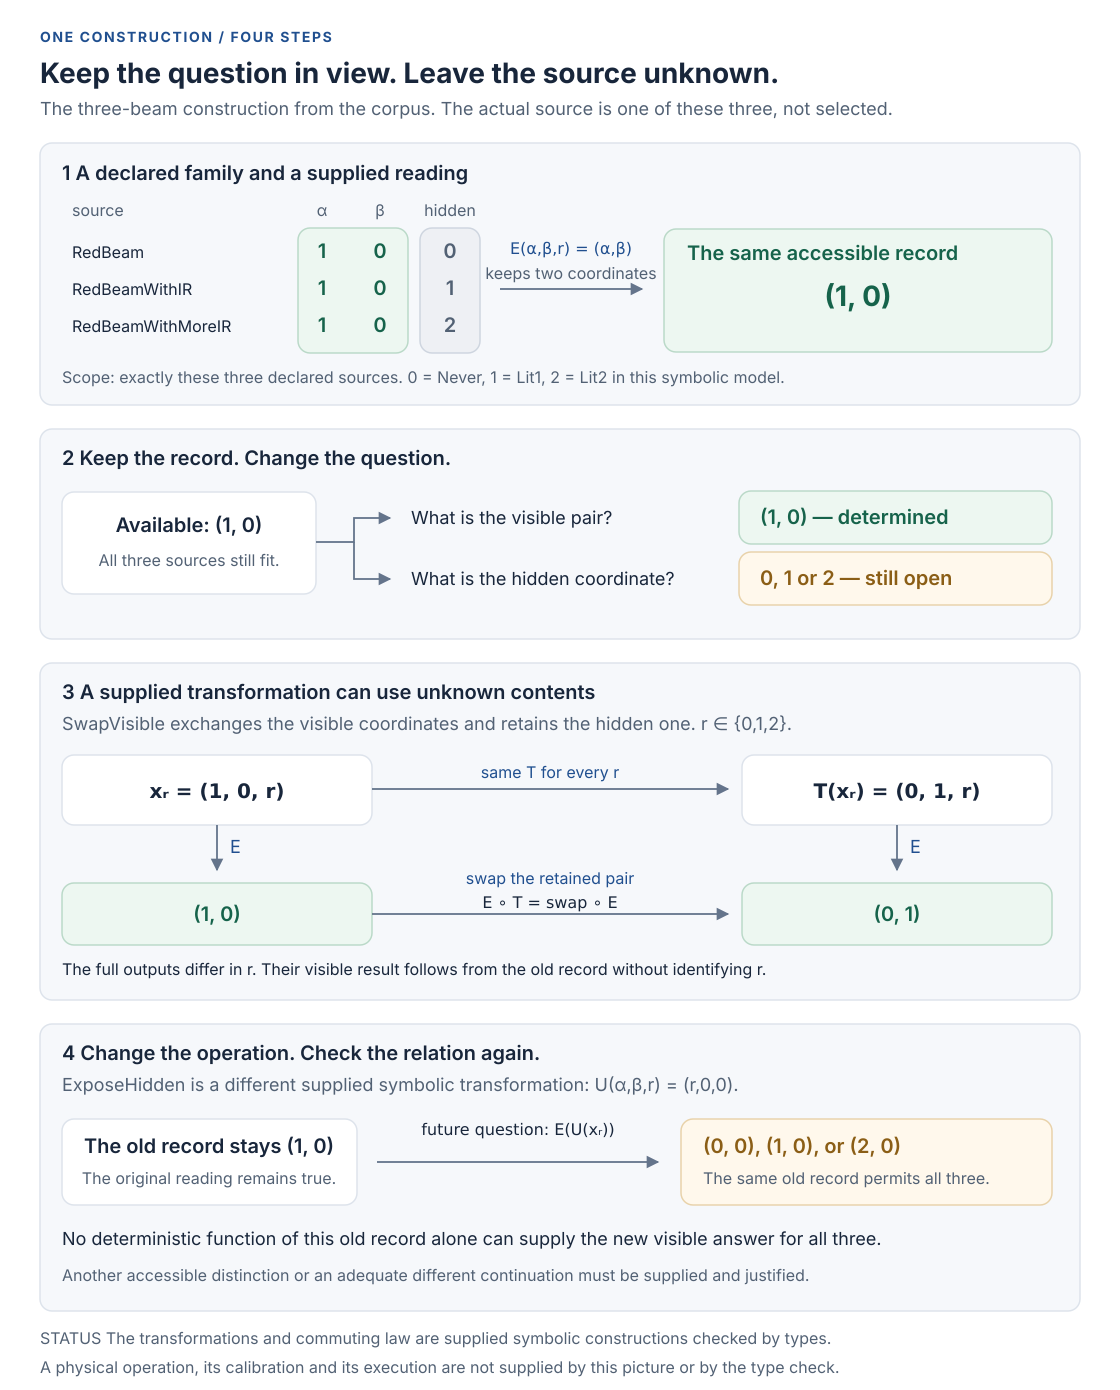

Recreate this plot in Python.
#!/usr/bin/env python3
"""Four views of the declared three-beam construction; see beam-study-sources.md."""
from pathlib import Path
from render import Figure

f=Figure('One declared construction: a visible answer, an unknown source and a changing operation', 'Three symbolic beams have coordinates (1,0,0), (1,0,1), (1,0,2). The supplied reading E keeps the first two coordinates. All three yield (1,0); the hidden coordinate is not determined. SwapVisible exchanges the first two and retains the third. Its visible result follows by swapping the retained pair. ExposeHidden instead puts the hidden coordinate first, producing distinct visible results from the same old image. This is a symbolic model with checked type relations, not a physical experiment.', 1390)
f.text(40,42,'ONE CONSTRUCTION / FOUR STEPS','eyebrow blue')
f.text(40,83,'Keep the question in view. Leave the source unknown.','heading')
f.text(40,115,'The three-beam construction from the corpus. The actual source is one of these three, not selected.','body muted')

f.rect(40,143,1040,262)
f.text(62,180,'1   A declared family and a supplied reading','label')
f.text(72,216,'source','small muted')
f.text(322,216,'α','small muted',text_anchor='middle')
f.text(380,216,'β','small muted',text_anchor='middle')
f.text(450,216,'hidden','small muted',text_anchor='middle')
f.rect(298,228,110,125,'#edf7f1','#bad9c8')
f.rect(420,228,60,125,'#eef0f4','#ced5df')
for i,(name,r) in enumerate([('RedBeam',0),('RedBeamWithIR',1),('RedBeamWithMoreIR',2)]):
    y=258+i*37
    f.text(72,y,name,'small')
    f.text(322,y,'1','label green',text_anchor='middle')
    f.text(380,y,'0','label green',text_anchor='middle')
    f.text(450,y,str(r),'label muted',text_anchor='middle')
f.path('M500 289H642')
f.text(571,254,'E(α,β,r) = (α,β)','small math blue',text_anchor='middle')
f.text(571,279,'keeps two coordinates','small muted',text_anchor='middle')
f.rect(664,229,388,123,'#edf7f1','#bad9c8')
f.text(687,260,'The same accessible record','label green')
f.text(858,306,'(1, 0)','heading green',text_anchor='middle')
f.text(62,383,'Scope: exactly these three declared sources. 0 = Never, 1 = Lit1, 2 = Lit2 in this symbolic model.','small muted')

f.rect(40,429,1040,210)
f.text(62,465,'2   Keep the record. Change the question.','label')
f.rect(62,492,254,102,'#ffffff')
f.text(189,532,'Available: (1, 0)','label',text_anchor='middle')
f.text(189,566,'All three sources still fit.','small muted',text_anchor='middle')
f.path('M316 542H354V518H390')
f.path('M354 542V579H390')
f.text(411,524,'What is the visible pair?','body')
f.text(411,585,'What is the hidden coordinate?','body')
f.rect(739,491,313,53,'#edf7f1','#bad9c8')
f.text(760,524,'(1, 0) — determined','label green')
f.rect(739,552,313,53,'#fff8ec','#e8d2aa')
f.text(760,585,'0, 1 or 2 — still open','label amber')

f.rect(40,663,1040,337)
f.text(62,699,'3   A supplied transformation can use unknown contents','label')
f.text(62,730,'SwapVisible exchanges the visible coordinates and retains the hidden one.  r ∈ {0,1,2}.','body muted')
f.rect(62,755,310,70,'#ffffff')
f.text(217,798,'xᵣ = (1, 0, r)','label math',text_anchor='middle')
f.rect(742,755,310,70,'#ffffff')
f.text(897,798,'T(xᵣ) = (0, 1, r)','label math',text_anchor='middle')
f.path('M372 789H728')
f.text(550,778,'same T for every r','small blue',text_anchor='middle')
f.path('M217 825V870')
f.text(230,853,'E','body blue')
f.path('M897 825V870')
f.text(910,853,'E','body blue')
f.rect(62,883,310,62,'#edf7f1','#bad9c8')
f.text(217,921,'(1, 0)','label green',text_anchor='middle')
f.rect(742,883,310,62,'#edf7f1','#bad9c8')
f.text(897,921,'(0, 1)','label green',text_anchor='middle')
f.path('M372 914H728')
f.text(550,884,'swap the retained pair','small blue',text_anchor='middle')
f.text(550,908,'E ∘ T = swap ∘ E','small math',text_anchor='middle')
f.text(62,975,'The full outputs differ in r. Their visible result follows from the old record without identifying r.','small')

f.rect(40,1024,1040,287)
f.text(62,1060,'4   Change the operation. Check the relation again.','label')
f.text(62,1091,'ExposeHidden is a different supplied symbolic transformation: U(α,β,r) = (r,0,0).','body muted')
f.rect(62,1119,295,86,'#ffffff')
f.text(209,1153,'The old record stays (1, 0)','label',text_anchor='middle')
f.text(209,1184,'The original reading remains true.','small muted',text_anchor='middle')
f.path('M377 1162H658')
f.text(518,1135,'future question: E(U(xᵣ))','small math',text_anchor='middle')
f.rect(681,1119,371,86,'#fff8ec','#e8d2aa')
f.text(703,1153,'(0, 0), (1, 0), or (2, 0)','label amber')
f.text(703,1184,'The same old record permits all three.','small muted')
f.text(62,1245,'No deterministic function of this old record alone can supply the new visible answer for all three.','body')
f.text(62,1281,'Another accessible distinction or an adequate different continuation must be supplied and justified.','small muted')

f.text(40,1344,'STATUS  The transformations and commuting law are supplied symbolic constructions checked by types.','small muted')
f.text(40,1373,'A physical operation, its calibration and its execution are not supplied by this picture or by the type check.','small muted')
f.save('beam-study.svg')
full=(Path(__file__).resolve().parent/'beam-study.svg').read_text()
for name,top,height in [('beam-questions.svg',0,648),('beam-continuation.svg',653,737)]:
    view=full.replace('height="1390" viewBox="0 0 1120 1390"',f'height="{height}" viewBox="0 {top} 1120 {height}"',1)
    (Path(__file__).resolve().parent/name).write_text(view)
